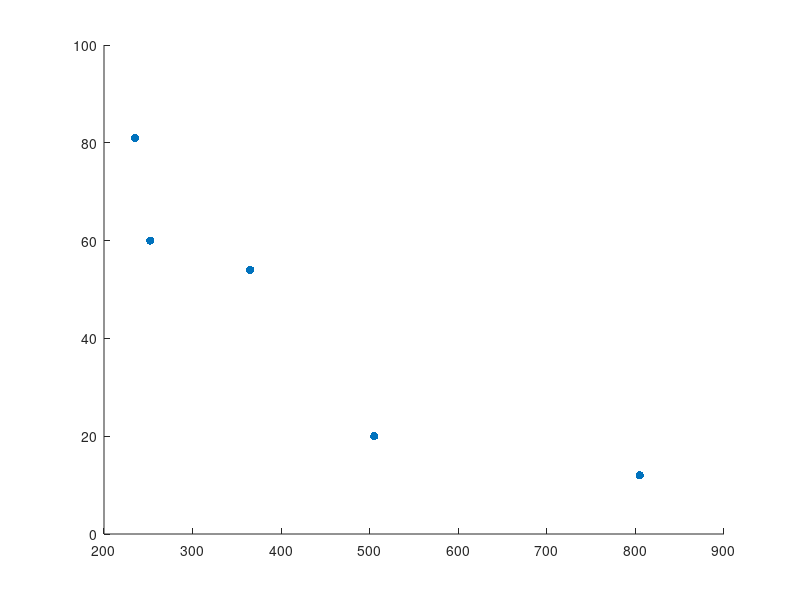

The MATLAB script that drew this image: (Note: this script raises an error after producing the figure.)
function matlab_blast_percent_vs_time_to_relapse
    BM_blast_Ding               = [60   12   20   54   81];
    Time_to_relapse_Ding        = [252  805  505  365  235];
    BM_blast_past_Shlush        = [70   35   43   95];
    Time_to_relapse_past_Shlush = [480  180  480  240];
    Time_to_relapse_next_Shlush = [210  300];
    ID_next_Shlush              = [1    15];

    figure(1);clf

    p(1) = scatter(Time_to_relapse_Ding,BM_blast_Ding,'filled','DisplayName','Ding et al.');hold on
        p(1).SizeData           = 200;
        p(1).MarkerFaceColor    = 'r';
        p(1).LineWidth          = 2;
        p(1).MarkerEdgeColor    = 'k';
    p(2) = scatter(Time_to_relapse_past_Shlush,BM_blast_past_Shlush,'filled','DisplayName','Shlush et al. (actual data)');
        p(2).SizeData           = 200;
        p(2).MarkerFaceColor    = 'b';
        p(2).LineWidth          = 2;
        p(2).MarkerEdgeColor    = 'k';

    x_regression    = [Time_to_relapse_Ding     Time_to_relapse_past_Shlush]';
    y_regression    = [BM_blast_Ding            BM_blast_past_Shlush]';

    [Blast,Time_to_relapse,PB_blast_next_Shlush] = linear_regression(x_regression,y_regression,Time_to_relapse_next_Shlush);
    p(3) = plot(Time_to_relapse,Blast,'k--','LineWidth',2,'DisplayName','Linear regression');

    p(4) = scatter(Time_to_relapse_next_Shlush,PB_blast_next_Shlush,'filled','DisplayName','Shlush et al. (estimation)');
        p(4).SizeData           = 200;
        p(4).MarkerFaceColor    = 'g';
        p(4).LineWidth          = 2;
        p(4).MarkerEdgeColor    = 'k';

    for i=1:length(ID_next_Shlush)
        fprintf('BM blast for patient %d is %f\n',ID_next_Shlush(i),PB_blast_next_Shlush(i));
    end

    set(gca,'fontsize',20);
    ylim([0 100]);
    l = xlabel('Time to relapse (days)');
    l.FontSize  = 25;
    l   = ylabel('%BM Blast');
    l.FontSize  = 25;

    [l,objh]    = legend(p(1:4),'Location','northeast');
    l.FontSize  = 20;
    ch = findobj(objh,'type','patch');
    set(ch,'Markersize',10);

    figure_name = ['plot_blast_percent_vs_time_to_relapse_all.png'];
    saveas(gcf,figure_name);
end
function [Blast,T_relapse,y_next] = linear_regression(x_regression,y_regression,x_next)
    fun         = @(parameter_set,Time_to_relapse) linear_func(parameter_set,Time_to_relapse);
    [para,resnorm]= lsqcurvefit(fun,[10,10],x_regression,y_regression);
    T_relapse   = [0:100:900];
    A           = para(1);
    B           = para(2);
    Blast       = A + B*T_relapse;
    y_next      = A + B*x_next;
end
function Blast = linear_func(parameter_set,Time_to_relapse)
    A   = parameter_set(1);
    B   = parameter_set(2);
    Blast   = A + B*Time_to_relapse;
end
